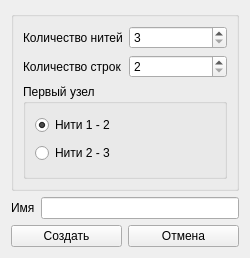
<?xml version="1.0" encoding="UTF-8"?>
<ui version="4.0">
 <class>SchemeObliqueWidgetCreateOrEditScheme</class>
 <widget class="QWidget" name="SchemeObliqueWidgetCreateOrEditScheme">
  <property name="geometry">
   <rect>
    <x>0</x>
    <y>0</y>
    <width>250</width>
    <height>258</height>
   </rect>
  </property>
  <property name="windowTitle">
   <string>Form</string>
  </property>
  <layout class="QGridLayout" name="gridLayout_3">
   <item row="0" column="0">
    <widget class="QGroupBox" name="groupBox_2">
     <property name="enabled">
      <bool>true</bool>
     </property>
     <property name="title">
      <string/>
     </property>
     <property name="checkable">
      <bool>false</bool>
     </property>
     <layout class="QGridLayout" name="gridLayout">
      <item row="1" column="0">
       <widget class="QGroupBox" name="groupBox">
        <property name="title">
         <string>Первый узел</string>
        </property>
        <layout class="QGridLayout" name="gridLayout_2">
         <item row="1" column="0">
          <widget class="QRadioButton" name="nodeOf2_3">
           <property name="text">
            <string>Нити 2 - 3</string>
           </property>
          </widget>
         </item>
         <item row="0" column="0">
          <widget class="QRadioButton" name="nodeOf1_2">
           <property name="text">
            <string>Нити 1 - 2</string>
           </property>
           <property name="checked">
            <bool>true</bool>
           </property>
          </widget>
         </item>
        </layout>
       </widget>
      </item>
      <item row="0" column="0">
       <layout class="QHBoxLayout" name="horizontalLayoutCount">
        <item>
         <layout class="QVBoxLayout" name="verticalLayoutLabel">
          <item>
           <widget class="QLabel" name="labelCountThread">
            <property name="text">
             <string>Количество нитей</string>
            </property>
           </widget>
          </item>
          <item>
           <widget class="QLabel" name="labelCountRow">
            <property name="text">
             <string>Количество строк</string>
            </property>
           </widget>
          </item>
         </layout>
        </item>
        <item>
         <layout class="QVBoxLayout" name="verticalLayoutBox">
          <item>
           <widget class="QSpinBox" name="countThreads">
            <property name="minimum">
             <number>3</number>
            </property>
            <property name="maximum">
             <number>2147483647</number>
            </property>
           </widget>
          </item>
          <item>
           <widget class="QSpinBox" name="countHalfrow">
            <property name="minimum">
             <number>2</number>
            </property>
            <property name="maximum">
             <number>2147483647</number>
            </property>
           </widget>
          </item>
         </layout>
        </item>
       </layout>
      </item>
     </layout>
    </widget>
   </item>
   <item row="1" column="0">
    <layout class="QHBoxLayout" name="horizontalLayoutName">
     <item>
      <widget class="QLabel" name="label_name">
       <property name="text">
        <string>Имя</string>
       </property>
      </widget>
     </item>
     <item>
      <widget class="QLineEdit" name="name"/>
     </item>
    </layout>
   </item>
   <item row="2" column="0">
    <layout class="QHBoxLayout" name="horizontalLayoutButton">
     <item>
      <widget class="QPushButton" name="create">
       <property name="text">
        <string>Создать</string>
       </property>
      </widget>
     </item>
     <item>
      <widget class="QPushButton" name="cancel">
       <property name="text">
        <string>Отмена</string>
       </property>
      </widget>
     </item>
    </layout>
   </item>
  </layout>
 </widget>
 <resources/>
 <connections/>
</ui>
